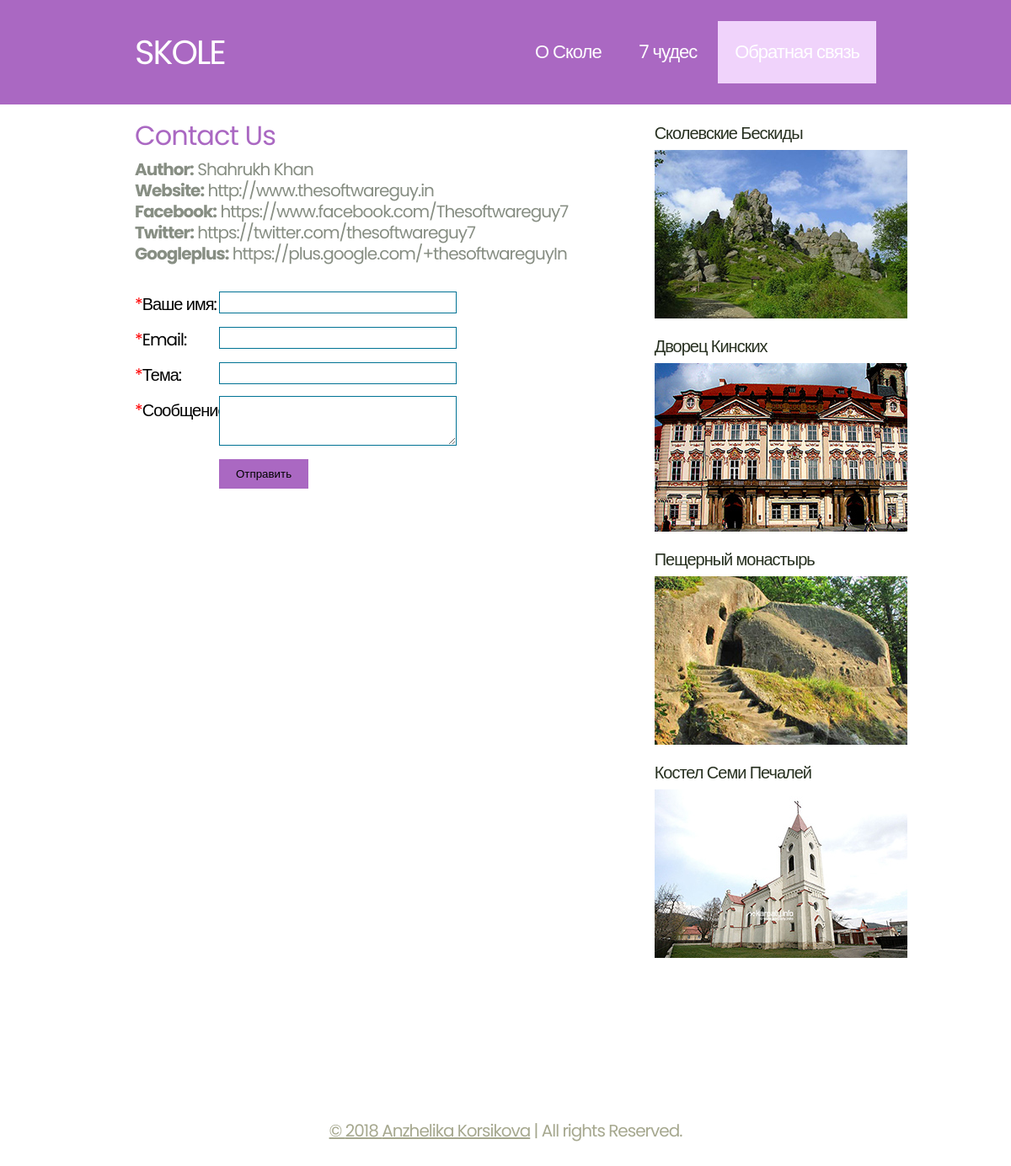
The page /contact-us.php on the database its author committed.
### tables this page shows
CREATE TABLE IF NOT EXISTS `mp_pages` (
  `page_id` int(11) NOT NULL AUTO_INCREMENT,
  `page_title` varchar(255) NOT NULL,
  `page_desc` text,
  `meta_keywords` varchar(255) DEFAULT NULL,
  `meta_desc` varchar(255) DEFAULT NULL,
  `sort_order` int(11) NOT NULL DEFAULT '0',
  `parent` varchar(255) NOT NULL DEFAULT '0',
  `status` enum('A','I') NOT NULL DEFAULT 'A',
  `page_alias` varchar(255) DEFAULT NULL,
  PRIMARY KEY (`page_id`),
  UNIQUE KEY `page_name` (`page_alias`)
);

### libs/config.php (called while the page is built, shortened)
<?php
require_once("common_functions.php");
$currentPage = pathinfo($_SERVER['PHP_SELF'], PATHINFO_FILENAME);
?>

### libs/common_functions.php (called while the page is built, shortened)
<?php
function getPageDetailsByName($pageAlias) {
    global $DB;
    $rs = array();
    $sql = "SELECT * FROM " . TABLE_PAGES . " WHERE 1 AND page_alias = :pname";
    try {
        $stmt = $DB->prepare($sql);
        $stmt->bindValue(":pname", $pageAlias);
        $stmt->execute();
        $results = $stmt->fetchAll();
    } catch (Exception $ex) {
        echo errorMessage($ex->getMessage());
    }
    if (count($results) > 0) {
       $rs =  $results[0];
    }
    return $rs;
}
?>

### contact-us.php (the view, shortened to what this page needs)
<?php
require("libs/config.php");
$pageDetails = getPageDetailsByName($currentPage);
include("header.php");
?>
<div class="row main-row">
  <div class="8u">
    <section class="left-content">
     <h2><?php echo stripslashes($pageDetails["page_title"]); ?></h2>
            <?php echo stripslashes($pageDetails["page_desc"]); ?>
      <div style="height:30px;clear:both"></div>
      <form action="contact-us.php" method="post" name="f" onsubmit="return validateForm();">
        <div class="rows">
			<div class="label"><span style="color:#F00;">*</span>Ваше имя: </div>
			<div class="input-row" ><input name="your_name" id="your_name" type="text" class="textbox" autocomplete="off"></div>
		</div>
        <div class="rows">
			<div class="label"><span style="color:#F00;">*</span>Email: </div>
			<div class="input-row" ><input name="your_email" id="your_email" type="text" class="textbox" autocomplete="off"></div>
		</div>
        <div class="rows">
			<div class="label"><span style="color:#F00;">*</span>Тема: </div>
			<div class="input-row" ><input name="your_subject" id="your_subject" type="text" class="textbox" autocomplete="off"></div>
		</div>
         <div class="rows">
			<div class="label"><span style="color:#F00;">*</span>Сообщение: </div>
			<div class="input-textarea-row" >
            <textarea class="textarea" name="your_message" id="your_message"></textarea></div>
		</div>
         <div class="rows">
         <div class="label"></div>
         <input type="submit" value="Отправить" name="sbtn" class="submit_button" />
         </div>
      </form>
    </section>
  </div>
  <?php
	include("sidebar.php");
	?>
</div>
<?php
include("footer.php");
?>

### css/style.css (style rules this page uses)
*,*:before,*:after { -moz-box-sizing:content-box;-webkit-box-sizing:content-box;-o-box-sizing:content-box;-ms-box-sizing:content-box;box-sizing:content-box }
body { font-size: 15pt; font-family: sans-serif; background-color: white; font-family: 'Poppins', sans-serif; color: #878e83; letter-spacing: -1px; }
h1,h2,h3,h4 { color: #aa68c2; font-weight: normal; }
h2 { font-size: 1.6em; letter-spacing: -1px; margin-bottom: 0.5em; }

### css/style-desktop.css (style rules this page uses)
body { min-width: 1200px; }
section, article { margin: 0 0 20px 0; }
section:last-child, article:last-child { margin-bottom: 0; }
section.left-content { padding-left: 40px; padding-right: 30px; line-height:25px; }

### css/style-1000px.css (style rules this page uses)
body { min-width: 960px; }

### contact-us.php (style rules this page uses)
.rows { width:100%; height:auto; overflow:hidden; margin-bottom:10px; }
.label { width:100px;color:#000; float:left;padding-top:5px; }
.input-row { width:280px; height:32px; background-color:#FFF; float:left; position:relative; }
.input-textarea-row { width:280px; height:65px; background-color:#FFF; float:left; position:relative; }
.textbox { width:100%; height:24px; border:1px solid #007294;outline:none; background:transparent; color:#000; padding:0px; }
.textarea { width:100%; height:57px; border:1px solid #007294; outline:none; background:transparent; color:#000; padding:0px; }
.submit_button { background:#aa68c2;padding:10px 20px;border:none;cursor:pointer; }

### rows shown on the page
mp_pages: page_title "Contact Us", page_desc "Author: Shahrukh Khan Website: http://www.thesoftwareguy.in Facebook: https://www.facebook.com/Thesoftwareguy7 Twitter: https://twitter.com/thesoftwareguy7 Googleplus: https://plus.google.com/+thesoftwareguyIn"
